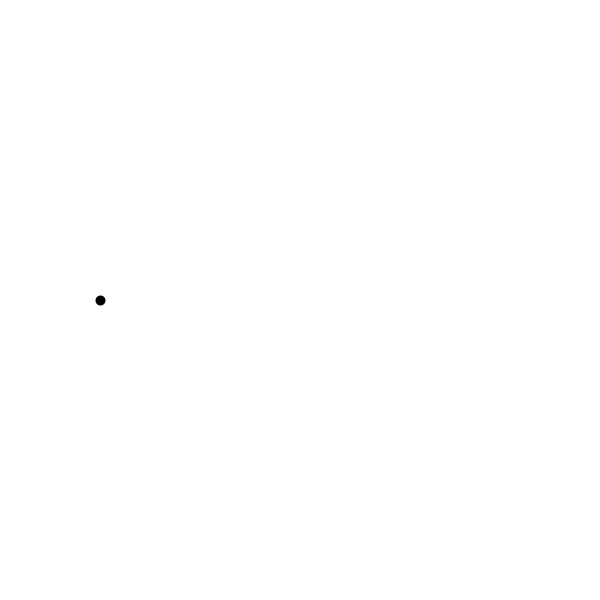
Frame 1 (no input)
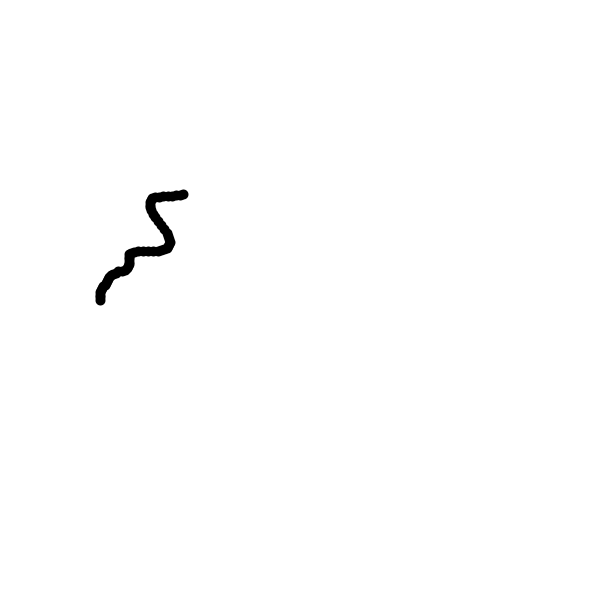
Frame 60 (the mouse pressed at the canvas centre just before this capture)
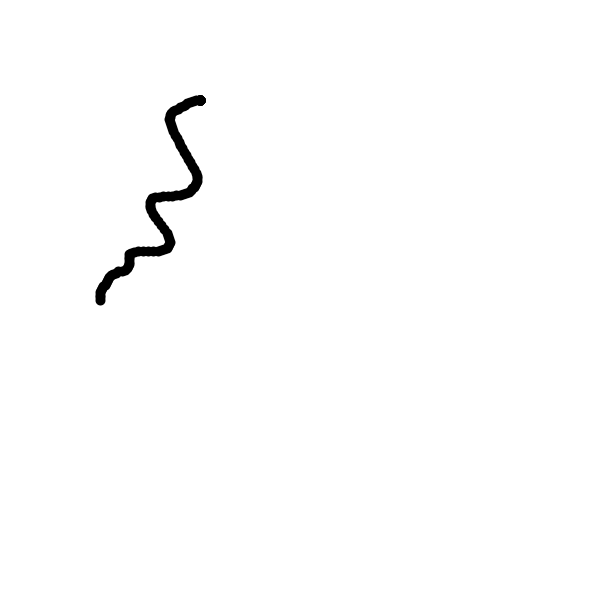
Frame 120 (the mouse held since frame 60 and released just before this capture)

The Processing sketch that drew these frames (run headless with seeded random() and noise(); from frame 60 on, the mouse is pressed at the canvas centre):

// Processing sketch: interpolation
// ── interpolation.pde
float numberOfSteps = 100;

void setup(){
  size(600,600);
  background(255);
  strokeWeight(10);
}

PVector pos = new PVector(100,300);
PVector target = new PVector(200,100);
float d = PVector.dist(pos, target);

float time = 0;

void draw(){
  PVector t = PVector.sub(target, pos);
  PVector perpendicular = PVector.fromAngle(t.heading()-HALF_PI);
  
  float distortion = (noise(time) * 2) - 1;
  
  float lerp = map(t.mag(), 0, d, 0, PI);
  lerp = sin(lerp);

  perpendicular.setMag(lerp * distortion * 150);
  perpendicular.add(pos);
  
  PVector dir = t.copy();
  dir.setMag(d/numberOfSteps);
  pos.add(dir);
  
  point(perpendicular.x, perpendicular.y);
  
  time += 0.02;
}
